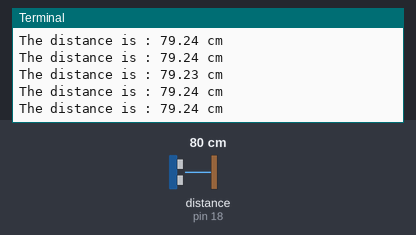
Recording of a program running on a simulated Raspberry Pi (header pin numbers). Parts: the last lines printed to the terminal. The inputs (shaded band) are chosen by the test bench; at power-on: distance to the obstacle (sensor on pin 18) 80 cm. The echo pulse lasts 58.3 µs per cm; the clock reads 2024-03-15 10:24:30 at power-on unless the program sets it.

Above: at 1.2 s.
1.3 s: distance to the obstacle (sensor on pin 18) set to 2 cm
At 1.38 s:
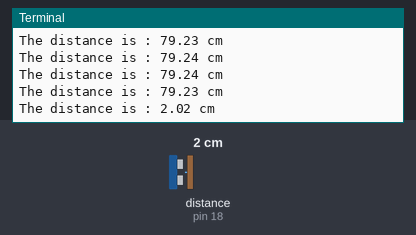
2.8 s: distance to the obstacle (sensor on pin 18) set to 4 cm
At 2.89 s:
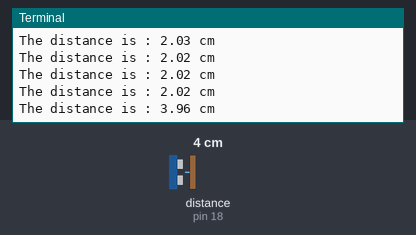
Timing chart, 0 to 5.8 s (numbered marks = the images above; inputs shaded):
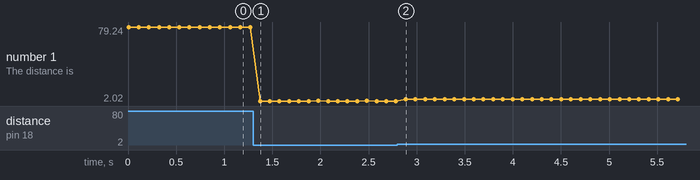

The program:

ultrasonic.py
```python
import RPi.GPIO as GPIO
import time

trigPin = 16
echoPin = 18
MAX_DISTANCE = 220

timeOut = MAX_DISTANCE * 60

def pulseIn(pin, level, timeOut):
    t0 = time.time()
    while(GPIO.input(pin) != level):
        if((time.time() - t0) > timeOut * 0.000001):
            return 0;
    t0 = time.time()
    while(GPIO.input(pin) == level):
        if((time.time() - t0) > timeOut * 0.000001):
            return 0;
    pulseTime = (time.time() - t0) * 1000000
    return pulseTime

def getSonar():
    GPIO.output(trigPin, GPIO.HIGH)
    time.sleep(0.00001)
    GPIO.output(trigPin, GPIO.LOW)
    pingTime = pulseIn(echoPin, GPIO.HIGH, timeOut)
    distance = pingTime * 340.0 / 2.0 / 10000.0 # the speed of sound is 340 m/s
    return distance

def setup():
    print('Program starting')
    GPIO.setmode(GPIO.BOARD)
    GPIO.setup(trigPin, GPIO.OUT)
    GPIO.setup(echoPin, GPIO.IN)

def loop():
    GPIO.setup(11, GPIO.IN)
    while(True):
        distance = getSonar()
        print("The distance is : %.2f cm"%(distance))
        time.sleep(0.1)

if __name__ == '__main__':
    setup()
    try:
        loop()
    except KeyboardInterrupt:
        GPIO.cleanup()
```

Measured:
- after the input at 1.3 s, the terminal: prints a new line after 0.07 s (image 1)
- after the input at 2.8 s, the terminal: prints a new line after 0.09 s (image 2)
- plotted number 1: 79.23 → 2.02 after the input at 1.3 s, 2.02 → 3.96 after the input at 2.8 s
